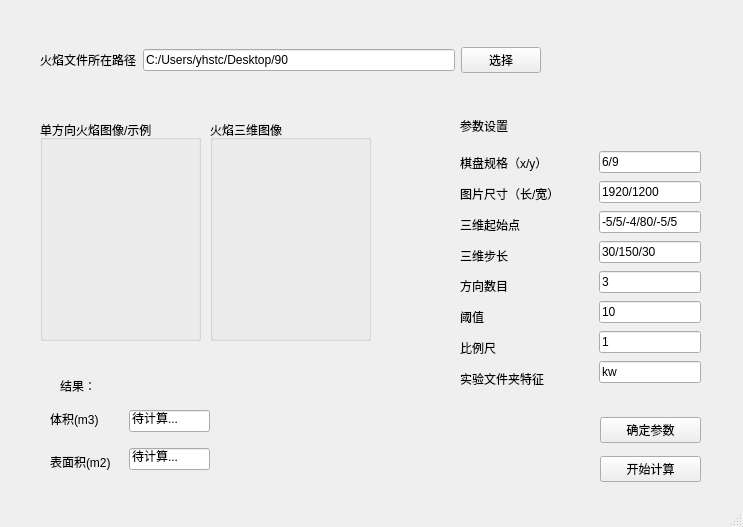
<?xml version="1.0" encoding="UTF-8"?>
<ui version="4.0">
 <class>SingleWindow</class>
 <widget class="QMainWindow" name="SingleWindow">
  <property name="geometry">
   <rect>
    <x>0</x>
    <y>0</y>
    <width>743</width>
    <height>527</height>
   </rect>
  </property>
  <property name="windowTitle">
   <string>单幅火焰处理</string>
  </property>
  <widget class="QWidget" name="centralwidget">
   <widget class="QLabel" name="label_15">
    <property name="geometry">
     <rect>
      <x>60</x>
      <y>380</y>
      <width>54</width>
      <height>12</height>
     </rect>
    </property>
    <property name="text">
     <string>结果：</string>
    </property>
   </widget>
   <widget class="QGroupBox" name="LineDisplayGB">
    <property name="geometry">
     <rect>
      <x>210</x>
      <y>120</y>
      <width>161</width>
      <height>221</height>
     </rect>
    </property>
    <property name="title">
     <string>火焰三维图像</string>
    </property>
   </widget>
   <widget class="QGroupBox" name="LineDisplayGB_2">
    <property name="geometry">
     <rect>
      <x>40</x>
      <y>120</y>
      <width>161</width>
      <height>221</height>
     </rect>
    </property>
    <property name="title">
     <string>单方向火焰图像/示例</string>
    </property>
   </widget>
   <widget class="QWidget" name="horizontalLayoutWidget_3">
    <property name="geometry">
     <rect>
      <x>50</x>
      <y>400</y>
      <width>160</width>
      <height>80</height>
     </rect>
    </property>
    <layout class="QHBoxLayout" name="horizontalLayout_2">
     <item>
      <layout class="QVBoxLayout" name="verticalLayout_3">
       <item>
        <widget class="QLabel" name="label_11">
         <property name="text">
          <string>体积(m3)</string>
         </property>
        </widget>
       </item>
       <item>
        <widget class="QLabel" name="label_12">
         <property name="text">
          <string>表面积(m2)</string>
         </property>
        </widget>
       </item>
      </layout>
     </item>
     <item>
      <spacer name="horizontalSpacer_2">
       <property name="orientation">
        <enum>Qt::Horizontal</enum>
       </property>
       <property name="sizeHint" stdset="0">
        <size>
         <width>40</width>
         <height>20</height>
        </size>
       </property>
      </spacer>
     </item>
     <item>
      <layout class="QVBoxLayout" name="verticalLayout_4">
       <item>
        <widget class="QLineEdit" name="volome">
         <property name="text">
          <string>待计算...</string>
         </property>
         <property name="readOnly">
          <bool>true</bool>
         </property>
        </widget>
       </item>
       <item>
        <widget class="QLineEdit" name="area">
         <property name="text">
          <string>待计算...</string>
         </property>
         <property name="readOnly">
          <bool>true</bool>
         </property>
        </widget>
       </item>
      </layout>
     </item>
    </layout>
   </widget>
   <widget class="QWidget" name="horizontalLayoutWidget">
    <property name="geometry">
     <rect>
      <x>40</x>
      <y>20</y>
      <width>501</width>
      <height>80</height>
     </rect>
    </property>
    <layout class="QHBoxLayout" name="horizontalLayout">
     <item>
      <widget class="QLabel" name="label_zu_path">
       <property name="text">
        <string>火焰文件所在路径</string>
       </property>
      </widget>
     </item>
     <item>
      <widget class="QLineEdit" name="lineEdit_zu_path">
       <property name="text">
        <string>C:/Users/yhstc/Desktop/90</string>
       </property>
       <property name="readOnly">
        <bool>false</bool>
       </property>
      </widget>
     </item>
     <item>
      <widget class="QPushButton" name="pushButton_zu_path">
       <property name="text">
        <string>选择</string>
       </property>
      </widget>
     </item>
    </layout>
   </widget>
   <widget class="QLabel" name="label_4">
    <property name="geometry">
     <rect>
      <x>460</x>
      <y>120</y>
      <width>54</width>
      <height>12</height>
     </rect>
    </property>
    <property name="text">
     <string>参数设置</string>
    </property>
   </widget>
   <widget class="QWidget" name="verticalLayoutWidget_5">
    <property name="geometry">
     <rect>
      <x>600</x>
      <y>410</y>
      <width>101</width>
      <height>80</height>
     </rect>
    </property>
    <layout class="QVBoxLayout" name="verticalLayout_5">
     <item>
      <widget class="QPushButton" name="ensure">
       <property name="text">
        <string>确定参数</string>
       </property>
      </widget>
     </item>
     <item>
      <widget class="QPushButton" name="begin_cal">
       <property name="text">
        <string>开始计算</string>
       </property>
      </widget>
     </item>
    </layout>
   </widget>
   <widget class="QWidget" name="horizontalLayoutWidget_2">
    <property name="geometry">
     <rect>
      <x>460</x>
      <y>150</y>
      <width>241</width>
      <height>241</height>
     </rect>
    </property>
    <layout class="QHBoxLayout" name="horizontalLayout_5">
     <item>
      <layout class="QVBoxLayout" name="verticalLayout_6">
       <item>
        <widget class="QLabel" name="label_13">
         <property name="text">
          <string>棋盘规格（x/y）</string>
         </property>
        </widget>
       </item>
       <item>
        <widget class="QLabel" name="label_16">
         <property name="text">
          <string>图片尺寸（长/宽）</string>
         </property>
        </widget>
       </item>
       <item>
        <widget class="QLabel" name="label_17">
         <property name="text">
          <string>三维起始点</string>
         </property>
        </widget>
       </item>
       <item>
        <widget class="QLabel" name="label_18">
         <property name="text">
          <string>三维步长</string>
         </property>
        </widget>
       </item>
       <item>
        <widget class="QLabel" name="label_19">
         <property name="text">
          <string>方向数目</string>
         </property>
        </widget>
       </item>
       <item>
        <widget class="QLabel" name="label_20">
         <property name="text">
          <string>阈值</string>
         </property>
        </widget>
       </item>
       <item>
        <widget class="QLabel" name="label_21">
         <property name="text">
          <string>比例尺</string>
         </property>
        </widget>
       </item>
       <item>
        <widget class="QLabel" name="label">
         <property name="text">
          <string>实验文件夹特征</string>
         </property>
        </widget>
       </item>
      </layout>
     </item>
     <item>
      <spacer name="horizontalSpacer_3">
       <property name="orientation">
        <enum>Qt::Horizontal</enum>
       </property>
       <property name="sizeHint" stdset="0">
        <size>
         <width>40</width>
         <height>20</height>
        </size>
       </property>
      </spacer>
     </item>
     <item>
      <layout class="QVBoxLayout" name="verticalLayout_7">
       <property name="spacing">
        <number>7</number>
       </property>
       <item>
        <widget class="QLineEdit" name="w_h">
         <property name="text">
          <string>6/9</string>
         </property>
        </widget>
       </item>
       <item>
        <widget class="QLineEdit" name="l_w">
         <property name="text">
          <string>1920/1200</string>
         </property>
        </widget>
       </item>
       <item>
        <widget class="QLineEdit" name="x0_y0_z0">
         <property name="text">
          <string>-5/5/-4/80/-5/5</string>
         </property>
        </widget>
       </item>
       <item>
        <widget class="QLineEdit" name="x_deta_y_deta_z_deta">
         <property name="text">
          <string>30/150/30</string>
         </property>
        </widget>
       </item>
       <item>
        <widget class="QLineEdit" name="direction_num">
         <property name="text">
          <string>3</string>
         </property>
        </widget>
       </item>
       <item>
        <widget class="QLineEdit" name="yuzhi">
         <property name="text">
          <string>10</string>
         </property>
        </widget>
       </item>
       <item>
        <widget class="QLineEdit" name="scal_number">
         <property name="text">
          <string>1</string>
         </property>
        </widget>
       </item>
       <item>
        <widget class="QLineEdit" name="te_zheng">
         <property name="text">
          <string>kw</string>
         </property>
        </widget>
       </item>
      </layout>
     </item>
    </layout>
   </widget>
  </widget>
  <widget class="QStatusBar" name="statusbar"/>
 </widget>
 <resources/>
 <connections>
  <connection>
   <sender>ensure</sender>
   <signal>clicked()</signal>
   <receiver>SingleWindow</receiver>
   <slot>ensure()</slot>
   <hints>
    <hint type="sourcelabel">
     <x>673</x>
     <y>432</y>
    </hint>
    <hint type="destinationlabel">
     <x>733</x>
     <y>426</y>
    </hint>
   </hints>
  </connection>
  <connection>
   <sender>begin_cal</sender>
   <signal>clicked()</signal>
   <receiver>SingleWindow</receiver>
   <slot>begin()</slot>
   <hints>
    <hint type="sourcelabel">
     <x>651</x>
     <y>467</y>
    </hint>
    <hint type="destinationlabel">
     <x>658</x>
     <y>499</y>
    </hint>
   </hints>
  </connection>
  <connection>
   <sender>pushButton_zu_path</sender>
   <signal>clicked()</signal>
   <receiver>SingleWindow</receiver>
   <slot>file_dir()</slot>
   <hints>
    <hint type="sourcelabel">
     <x>504</x>
     <y>56</y>
    </hint>
    <hint type="destinationlabel">
     <x>550</x>
     <y>96</y>
    </hint>
   </hints>
  </connection>
 </connections>
 <slots>
  <slot>ensure()</slot>
  <slot>begin()</slot>
  <slot>file_dir()</slot>
 </slots>
</ui>
